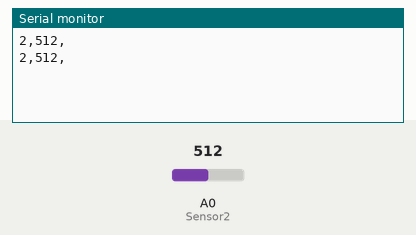
The sketch below on a simulated Arduino Uno, built with avr-gcc and run on an emulated ATmega328P. Shown: the last lines printed to the serial monitor. The inputs (shaded band) are chosen by the test bench; at power-on: A0 (Sensor2) = 512.

Above: at 2.8 s.
2.9 s: A0 (Sensor2) set to 716
At 5.2 s:
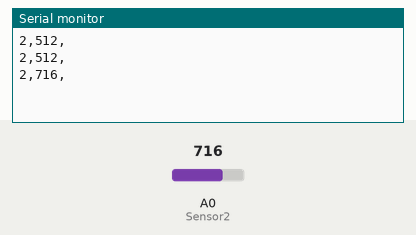
5.6 s: A0 (Sensor2) set to 900
At 6.9 s:
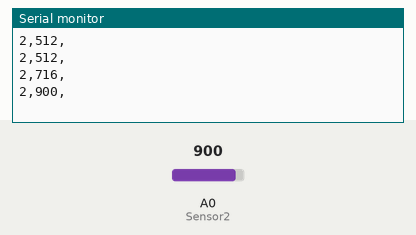
Timing chart, 0 to 8.6 s (numbered marks = the images above; inputs shaded):
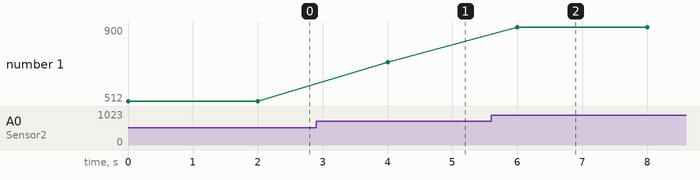

Measured:
- after the input at 2.9 s, the serial monitor: prints a new line after 1.1 s (image 1)
- after the input at 5.6 s, the serial monitor: prints a new line after 0.40 s (image 2)
- plotted number 1: 512 → 716 after the input at 2.9 s, 716 → 900 after the input at 5.6 s

The sketch:

nodoB.ino
```cpp
//Deficion de los pines de entrada

#define Sensor2 A0

//Mensaje de trama
int nodo = 2;

//Variables sensores
int humedad_suelo = 0;

void setup() {
  Serial.begin(9600);
}

void loop() {

  humedad_suelo = analogRead(Sensor2);
  Serial.println(String(nodo)+","+String(humedad_suelo)+",");
  delay(2000);
}
```
